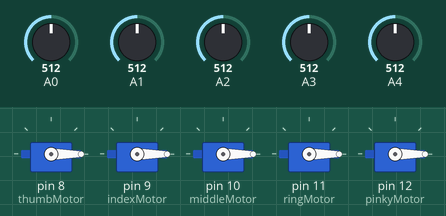
Recording of a sketch running on a simulated Arduino Uno, built with avr-gcc and run on an emulated ATmega328P. Shown: 5 × servo. The inputs (shaded band) are chosen by the test bench; at power-on: A0 = 512, A1 = 512, A2 = 512, A3 = 512, A4 = 512. What the sketch prints to the serial monitor is not drawn.

Above: at 1.2 s.
1.3 s: A0 set to 499
At 2.2 s:
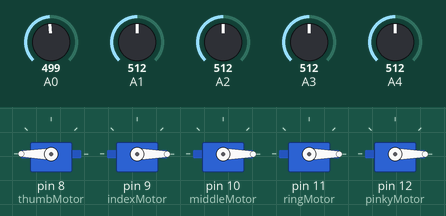
2.8 s: A1 set to 504
At 3.3 s:
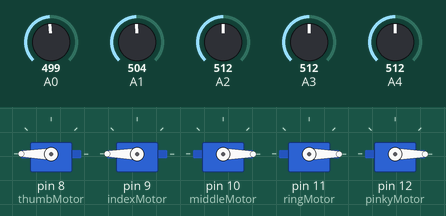
4.3 s: A2 set to 501
At 5.5 s:
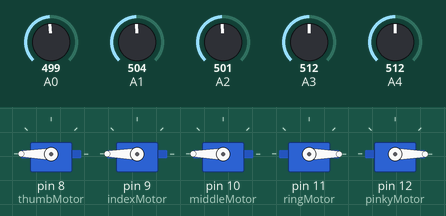
5.8 s: A3 set to 306
At 6.8 s:
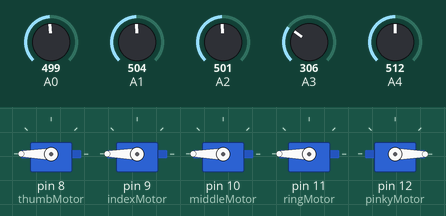
7.3 s: A4 set to 306
At 8.0 s:
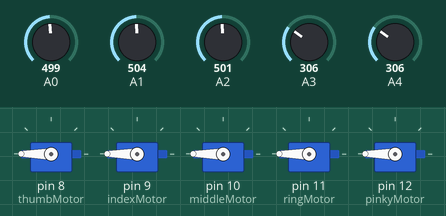
8.8 s: A0 set to 716
At 10.2 s:
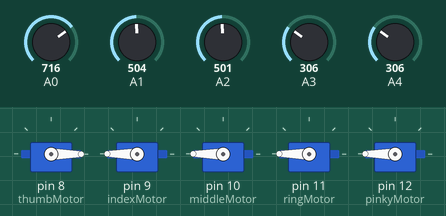
Timing chart, 0 to 11.3 s (numbered marks = the images above; inputs shaded):
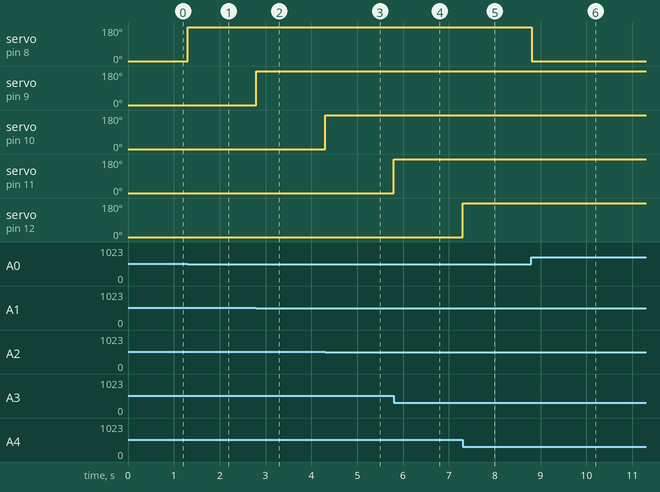

The sketch:

GloveControlledRoboticHand.ino
```cpp
#include <Servo.h>

Servo thumbMotor;  // create servo object to control the thumb
Servo indexMotor;  // create servo object to control the index finger
Servo middleMotor;  // create servo object to control the middle finger
Servo ringMotor;  // create servo object to control the ring finger
Servo pinkyMotor;  // create servo object to control the pinky finger

int thumbOpened = 0;
int indexOpened = 0;
int middleOpened = 0;
int ringOpened = 0;
int pinkyOpened = 0;

int thumbClosed;
int indexClosed;
int middleClosed;
int ringClosed;
int pinkyClosed;

int thumb = 0;
int index = 0;
int middle = 0;
int ring = 0;
int pinky = 0;

void setup() {

  // attach the motors to their corresponding digital pins
  thumbMotor.attach(8);
  indexMotor.attach(9);
  middleMotor.attach(10);
  ringMotor.attach(11);
  pinkyMotor.attach(12);


  thumbClosed = analogRead(A0);
  indexClosed = analogRead(A1);
  middleClosed = analogRead(A2);
  ringClosed = analogRead(A3);
  pinkyClosed = analogRead(A4);


  Serial.begin(9600);
}

void loop() {

  // get the sensor values from each finger
  thumb = analogRead(A0);
  index = analogRead(A1);
  middle = analogRead(A2);
  ring = analogRead(A3);
  pinky = analogRead(A4);

  ///CALIBRATION of MAXIMUM VALUES

   if(thumb > thumbOpened)
    thumbOpened = thumb;
   if(index > indexOpened)
    indexOpened = index;
   if(middle > middleOpened)
    middleOpened = middle;
   if(ring > ringOpened)
    ringOpened = ring;
   if(pinky > pinkyOpened)
    pinkyOpened = pinky;

  ////CALIBRATION of MINIMUM VALUES

    if(thumb < thumbClosed)
      thumbClosed = thumb;
    if(index < indexClosed)
       indexClosed = index;
    if(middle < middleClosed)
      middleClosed = middle;
    if(ring < ringClosed)
        ringClosed = ring;
    if(pinky < pinkyClosed)
        pinkyClosed = pinky;

  // map the sensors values to degrees from 0 to 180 for the servo
  int thumbPos = map(thumb, thumbOpened, thumbClosed, 0, 180);
  int indexPos = map(index, indexOpened, indexClosed, 0, 180);
  int middlePos = map(middle, middleOpened, middleClosed, 0, 180);
  int ringPos = map(ring, ringOpened, ringClosed, 0, 180);
  int pinkyPos = map(pinky, pinkyOpened, pinkyClosed, 0, 180);

  // write the updated servo positions
  thumbMotor.write(thumbPos);
  indexMotor.write(indexPos);
  middleMotor.write(middlePos);
  ringMotor.write(ringPos);
  pinkyMotor.write(pinkyPos);

  Serial.println(thumbPos);
}
```

Measured:
- the behaviour switches between 512 and 511 on A0 (found by bisection; images 0 and 1)
- the behaviour switches between 512 and 511 on A1 (found by bisection; images 1 and 2)
- the behaviour switches between 512 and 511 on A2 (found by bisection; images 2 and 3)
- after the input at 1.3 s, servo on pin 8 (thumbMotor): 0° → 180° at once
- after the input at 2.8 s, servo on pin 9 (indexMotor): 0° → 180° at once
- after the input at 4.3 s, servo on pin 10 (middleMotor): 0° → 180° at once
- after the input at 5.8 s, servo on pin 11 (ringMotor): 0° → 180° at once
- after the input at 7.3 s, servo on pin 12 (pinkyMotor): 0° → 180° at once
- after the input at 8.8 s, servo on pin 8 (thumbMotor): 180° → 0° at once
